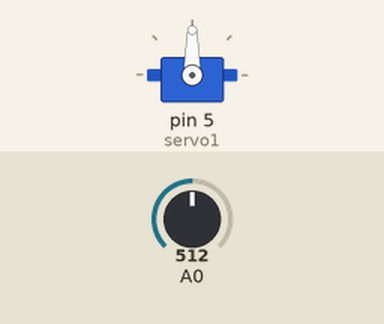
Bench run of a sketch on a simulated Arduino Uno, built with avr-gcc and run on an emulated ATmega328P. Parts: servo. The inputs (shaded band) are chosen by the test bench; at power-on: A0 = 512.

Above: at 1.2 s.
1.3 s: A0 set to 716
At 2.0 s:
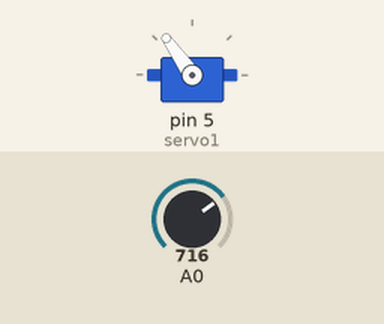
2.8 s: A0 set to 900
At 4.0 s:
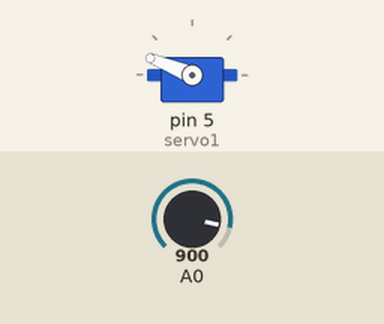
4.3 s: A0 set to 1023
At 5.4 s:
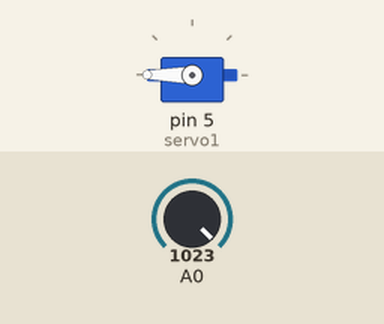
5.8 s: A0 set to 306
At 6.3 s:
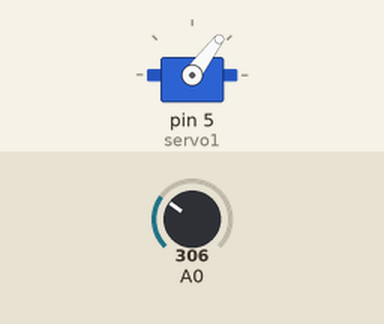
7.3 s: A0 set to 122
At 7.7 s:
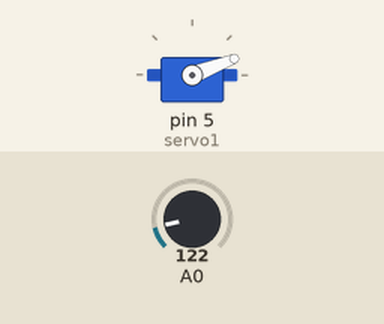
Timing chart, 0 to 9.8 s (numbered marks = the images above; inputs shaded):
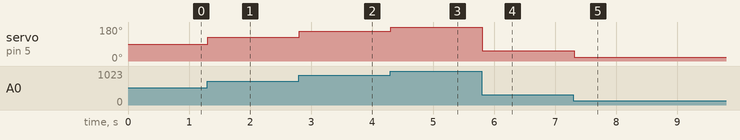

The sketch:

projeto25_servo.ino
```cpp
#include <Servo.h>

Servo servo1;


void setup(){
  servo1.attach(5);
}

void loop(){
  int angulo = analogRead(0);

  angulo = map(angulo, 0, 1023, 0, 180);

  servo1.write(angulo);
  delay(15);
}
```

Measured:
- after the input at 1.3 s, servo on pin 5 (servo1): 90° → 125° at once
- after the input at 2.8 s, servo on pin 5 (servo1): 125° → 158° at once
- after the input at 4.3 s, servo on pin 5 (servo1): 158° → 180° at once
- after the input at 5.8 s, servo on pin 5 (servo1): 180° → 53° at once
- after the input at 7.3 s, servo on pin 5 (servo1): 53° → 21° at once
